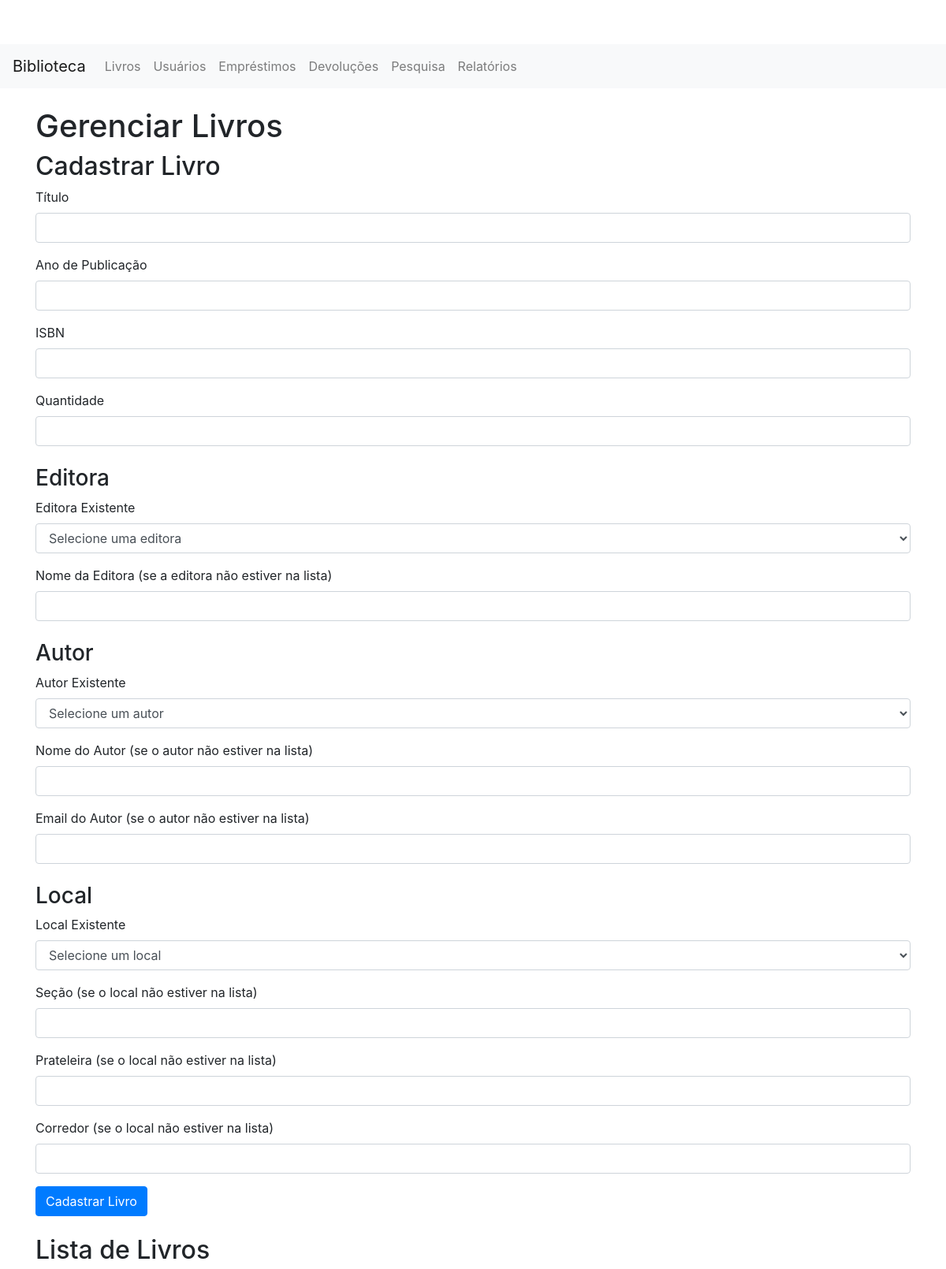
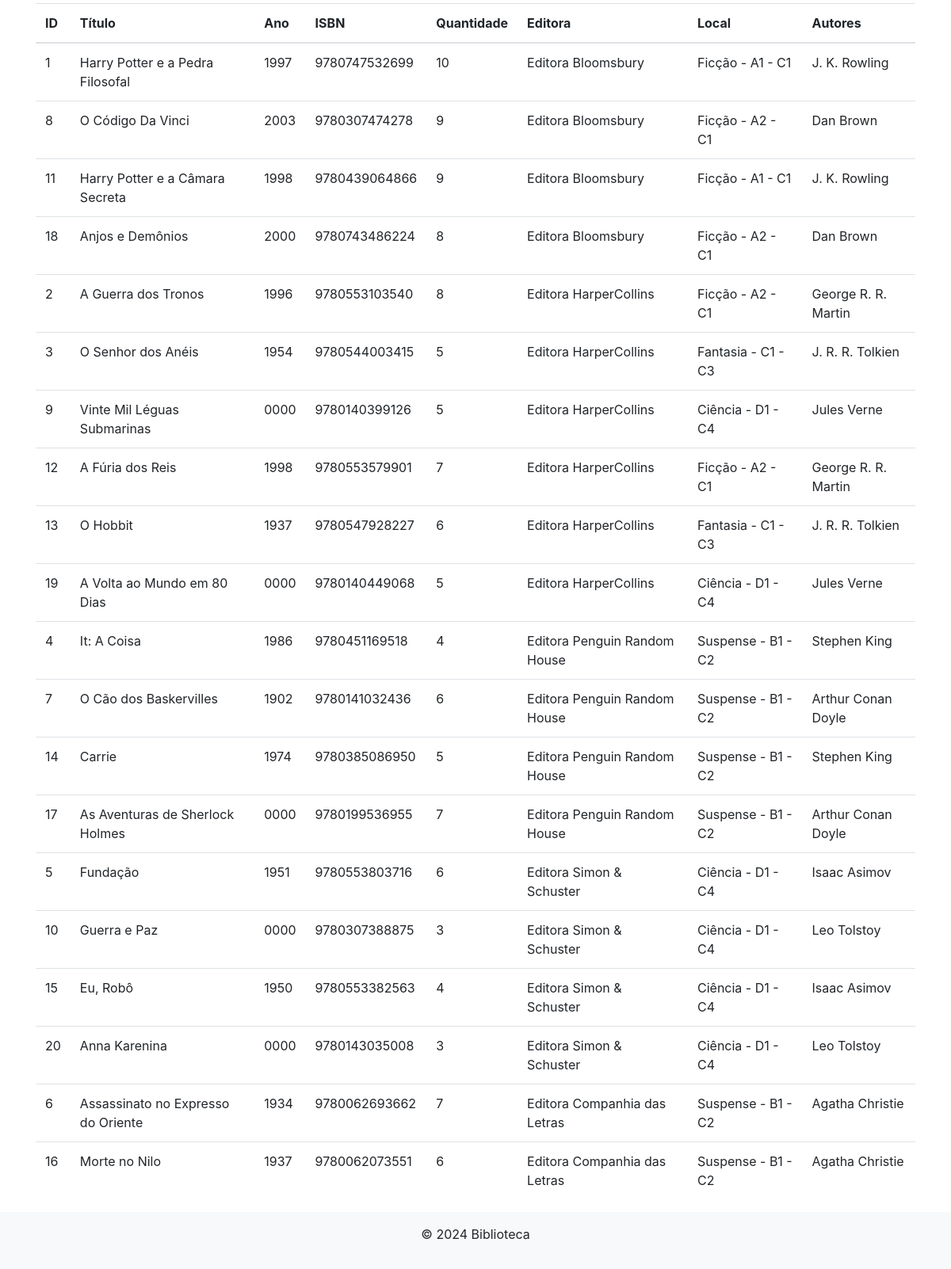
The page /pages/livros.php on the database its author committed (2 pictures, top to bottom).
### tables this page shows
CREATE TABLE
    IF NOT EXISTS tb_livros (
        id_livro INT PRIMARY KEY AUTO_INCREMENT,
        titulo_livro VARCHAR(120),
        ano_publicacao_livro YEAR,
        isbn_livro VARCHAR(13),
        quantidade_livro INT,
        fk_editora INT,
        fk_local INT,
        FOREIGN KEY (fk_editora) REFERENCES tb_editoras (id_editora),
        FOREIGN KEY (fk_local) REFERENCES tb_locais (id_local)
    );

CREATE TABLE
    IF NOT EXISTS tb_editoras (
        id_editora INT PRIMARY KEY AUTO_INCREMENT,
        nome_editora VARCHAR(120)
    );

CREATE TABLE
    IF NOT EXISTS tb_locais (
        id_local INT PRIMARY KEY AUTO_INCREMENT,
        secao_local VARCHAR(30),
        prateleira_local VARCHAR(30),
        corredor_local VARCHAR(30)
    );

### pages/livros.php (the view, shortened to what this page needs)
<?php include '../includes/header.php'; ?>
<h1>Gerenciar Livros</h1>
<?php
include '../includes/db.php';
?>
<h2>Cadastrar Livro</h2>
<form action="livros.php" method="post">
    <div class="form-group">
        <label for="titulo_livro">Título</label>
        <input type="text" class="form-control" id="titulo_livro" name="titulo_livro" required>
    </div>
    <div class="form-group">
        <label for="ano_publicacao_livro">Ano de Publicação</label>
        <input type="number" class="form-control" id="ano_publicacao_livro" name="ano_publicacao_livro" required>
    </div>
    <div class="form-group">
        <label for="isbn_livro">ISBN</label>
        <input type="text" class="form-control" id="isbn_livro" name="isbn_livro" required>
    </div>
    <div class="form-group">
        <label for="quantidade_livro">Quantidade</label>
        <input type="number" class="form-control" id="quantidade_livro" name="quantidade_livro" required>
    </div>
    <h3 class="mt-4">Editora</h3>
    <div class="form-group">
        <label for="editora_existente">Editora Existente</label>
        <select id="editora_existente" name="editora_existente" class="form-control">
            <option value="">Selecione uma editora</option>
        </select>
    </div>
    <div class="form-group">
        <label for="nome_editora">Nome da Editora (se a editora não estiver na lista)</label>
        <input type="text" class="form-control" id="nome_editora" name="nome_editora">
    </div>
    <h3 class="mt-4">Autor</h3>
    <div class="form-group">
        <label for="autor_existente">Autor Existente</label>
        <select id="autor_existente" name="autor_existente" class="form-control">
            <option value="">Selecione um autor</option>
        </select>
    </div>
    <div class="form-group">
        <label for="nome_autor">Nome do Autor (se o autor não estiver na lista)</label>
        <input type="text" class="form-control" id="nome_autor" name="nome_autor">
    </div>
    <div class="form-group">
        <label for="email_autor">Email do Autor (se o autor não estiver na lista)</label>
        <input type="email" class="form-control" id="email_autor" name="email_autor">
    </div>
    <h3 class="mt-4">Local</h3>
    <div class="form-group">
        <label for="local_existente">Local Existente</label>
        <select id="local_existente" name="local_existente" class="form-control">
            <option value="">Selecione um local</option>
        </select>
    </div>
    <div class="form-group">
        <label for="secao_local">Seção (se o local não estiver na lista)</label>
        <input type="text" class="form-control" id="secao_local" name="secao_local">
    </div>
    <div class="form-group">
        <label for="prateleira_local">Prateleira (se o local não estiver na lista)</label>
        <input type="text" class="form-control" id="prateleira_local" name="prateleira_local">
    </div>
    <div class="form-group">
        <label for="corredor_local">Corredor (se o local não estiver na lista)</label>
        <input type="text" class="form-control" id="corredor_local" name="corredor_local">
    </div>
    <button type="submit" name="cadastrar_livro" class="btn btn-primary">Cadastrar Livro</button>
</form>
<h2 class="mt-4">Lista de Livros</h2>
<table class="table">
    <thead>
        <tr>
            <th>ID</th>
            <th>Título</th>
            <th>Ano</th>
            <th>ISBN</th>
            <th>Quantidade</th>
            <th>Editora</th>
            <th>Local</th>
            <th>Autores</th>
        </tr>
    </thead>
    <tbody>
        <?php
        $sqlLivros = "SELECT l.*, e.nome_editora, lo.secao_local, lo.prateleira_local, lo.corredor_local FROM tb_livros l JOIN tb_editoras e ON l.fk_editora = e.id_editora JOIN tb_locais lo ON l.fk_local = lo.id_local";
        $resultLivros = $conn->query($sqlLivros);
        while ($livro = $resultLivros->fetch_assoc()) {
            echo "<tr>
                <td>{$livro['id_livro']}</td>
                <td>{$livro['titulo_livro']}</td>
                <td>{$livro['ano_publicacao_livro']}</td>
                <td>{$livro['isbn_livro']}</td>
                <td>{$livro['quantidade_livro']}</td>
                <td>{$livro['nome_editora']}</td>
                <td>{$livro['secao_local']} - {$livro['prateleira_local']} - {$livro['corredor_local']}</td>
                <td>";
            $sqlAutores = "SELECT a.nome_autor FROM tb_autores a JOIN tb_autor_livro al ON a.id_autor = al.fk_autor WHERE al.fk_livro = {$livro['id_livro']}";
            $resultAutores = $conn->query($sqlAutores);
            $autores = [];
            while ($autor = $resultAutores->fetch_assoc()) {
                $autores[] = $autor['nome_autor'];
            }
            echo implode(', ', $autores);
            echo "</td>
            </tr>";
        }
        ?>
    </tbody>
</table>
<?php include '../includes/footer.php'; ?>

### css/style.css (style rules this page uses)
body { padding-top: 56px; }

### rows shown on the page
tb_livros: id_livro "1", titulo_livro "Harry Potter e a Pedra Filosofal", ano_publicacao_livro "1997", isbn_livro "9780747532699", quantidade_livro "10", fk_editora.nome_editora "Editora Bloomsbury", fk_local.secao_local "Ficção", fk_local.prateleira_local "A1", fk_local.corredor_local "C1", autores "J. K. Rowling"
tb_livros: id_livro "8", titulo_livro "O Código Da Vinci", ano_publicacao_livro "2003", isbn_livro "9780307474278", quantidade_livro "9", fk_editora.nome_editora "Editora Bloomsbury", fk_local.secao_local "Ficção", fk_local.prateleira_local "A2", fk_local.corredor_local "C1", autores "Dan Brown"
tb_livros: id_livro "11", titulo_livro "Harry Potter e a Câmara Secreta", ano_publicacao_livro "1998", isbn_livro "9780439064866", quantidade_livro "9", fk_editora.nome_editora "Editora Bloomsbury", fk_local.secao_local "Ficção", fk_local.prateleira_local "A1", fk_local.corredor_local "C1", autores "J. K. Rowling"
tb_livros: id_livro "18", titulo_livro "Anjos e Demônios", ano_publicacao_livro "2000", isbn_livro "9780743486224", quantidade_livro "8", fk_editora.nome_editora "Editora Bloomsbury", fk_local.secao_local "Ficção", fk_local.prateleira_local "A2", fk_local.corredor_local "C1", autores "Dan Brown"
tb_livros: id_livro "2", titulo_livro "A Guerra dos Tronos", ano_publicacao_livro "1996", isbn_livro "9780553103540", quantidade_livro "8", fk_editora.nome_editora "Editora HarperCollins", fk_local.secao_local "Ficção", fk_local.prateleira_local "A2", fk_local.corredor_local "C1", autores "George R. R. Martin"
tb_livros: id_livro "3", titulo_livro "O Senhor dos Anéis", ano_publicacao_livro "1954", isbn_livro "9780544003415", quantidade_livro "5", fk_editora.nome_editora "Editora HarperCollins", fk_local.secao_local "Fantasia", fk_local.prateleira_local "C1", fk_local.corredor_local "C3", autores "J. R. R. Tolkien"
tb_livros: id_livro "9", titulo_livro "Vinte Mil Léguas Submarinas", ano_publicacao_livro "0000", isbn_livro "9780140399126", quantidade_livro "5", fk_editora.nome_editora "Editora HarperCollins", fk_local.secao_local "Ciência", fk_local.prateleira_local "D1", fk_local.corredor_local "C4", autores "Jules Verne"
tb_livros: id_livro "12", titulo_livro "A Fúria dos Reis", ano_publicacao_livro "1998", isbn_livro "9780553579901", quantidade_livro "7", fk_editora.nome_editora "Editora HarperCollins", fk_local.secao_local "Ficção", fk_local.prateleira_local "A2", fk_local.corredor_local "C1", autores "George R. R. Martin"
tb_livros: id_livro "13", titulo_livro "O Hobbit", ano_publicacao_livro "1937", isbn_livro "9780547928227", quantidade_livro "6", fk_editora.nome_editora "Editora HarperCollins", fk_local.secao_local "Fantasia", fk_local.prateleira_local "C1", fk_local.corredor_local "C3", autores "J. R. R. Tolkien"
tb_livros: id_livro "19", titulo_livro "A Volta ao Mundo em 80 Dias", ano_publicacao_livro "0000", isbn_livro "9780140449068", quantidade_livro "5", fk_editora.nome_editora "Editora HarperCollins", fk_local.secao_local "Ciência", fk_local.prateleira_local "D1", fk_local.corredor_local "C4", autores "Jules Verne"
tb_livros: id_livro "4", titulo_livro "It: A Coisa", ano_publicacao_livro "1986", isbn_livro "9780451169518", quantidade_livro "4", fk_editora.nome_editora "Editora Penguin Random House", fk_local.secao_local "Suspense", fk_local.prateleira_local "B1", fk_local.corredor_local "C2", autores "Stephen King"
tb_livros: id_livro "7", titulo_livro "O Cão dos Baskervilles", ano_publicacao_livro "1902", isbn_livro "9780141032436", quantidade_livro "6", fk_editora.nome_editora "Editora Penguin Random House", fk_local.secao_local "Suspense", fk_local.prateleira_local "B1", fk_local.corredor_local "C2", autores "Arthur Conan Doyle"
tb_livros: id_livro "14", titulo_livro "Carrie", ano_publicacao_livro "1974", isbn_livro "9780385086950", quantidade_livro "5", fk_editora.nome_editora "Editora Penguin Random House", fk_local.secao_local "Suspense", fk_local.prateleira_local "B1", fk_local.corredor_local "C2", autores "Stephen King"
tb_livros: id_livro "17", titulo_livro "As Aventuras de Sherlock Holmes", ano_publicacao_livro "0000", isbn_livro "9780199536955", quantidade_livro "7", fk_editora.nome_editora "Editora Penguin Random House", fk_local.secao_local "Suspense", fk_local.prateleira_local "B1", fk_local.corredor_local "C2", autores "Arthur Conan Doyle"
tb_livros: id_livro "5", titulo_livro "Fundação", ano_publicacao_livro "1951", isbn_livro "9780553803716", quantidade_livro "6", fk_editora.nome_editora "Editora Simon & Schuster", fk_local.secao_local "Ciência", fk_local.prateleira_local "D1", fk_local.corredor_local "C4", autores "Isaac Asimov"
tb_livros: id_livro "10", titulo_livro "Guerra e Paz", ano_publicacao_livro "0000", isbn_livro "9780307388875", quantidade_livro "3", fk_editora.nome_editora "Editora Simon & Schuster", fk_local.secao_local "Ciência", fk_local.prateleira_local "D1", fk_local.corredor_local "C4", autores "Leo Tolstoy"
tb_livros: id_livro "15", titulo_livro "Eu, Robô", ano_publicacao_livro "1950", isbn_livro "9780553382563", quantidade_livro "4", fk_editora.nome_editora "Editora Simon & Schuster", fk_local.secao_local "Ciência", fk_local.prateleira_local "D1", fk_local.corredor_local "C4", autores "Isaac Asimov"
tb_livros: id_livro "20", titulo_livro "Anna Karenina", ano_publicacao_livro "0000", isbn_livro "9780143035008", quantidade_livro "3", fk_editora.nome_editora "Editora Simon & Schuster", fk_local.secao_local "Ciência", fk_local.prateleira_local "D1", fk_local.corredor_local "C4", autores "Leo Tolstoy"
tb_livros: id_livro "6", titulo_livro "Assassinato no Expresso do Oriente", ano_publicacao_livro "1934", isbn_livro "9780062693662", quantidade_livro "7", fk_editora.nome_editora "Editora Companhia das Letras", fk_local.secao_local "Suspense", fk_local.prateleira_local "B1", fk_local.corredor_local "C2", autores "Agatha Christie"
tb_livros: id_livro "16", titulo_livro "Morte no Nilo", ano_publicacao_livro "1937", isbn_livro "9780062073551", quantidade_livro "6", fk_editora.nome_editora "Editora Companhia das Letras", fk_local.secao_local "Suspense", fk_local.prateleira_local "B1", fk_local.corredor_local "C2", autores "Agatha Christie"
